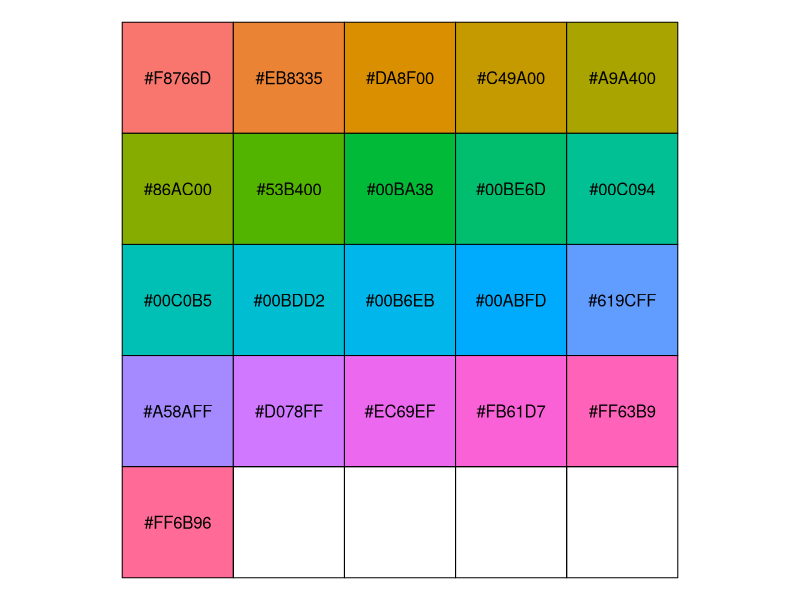
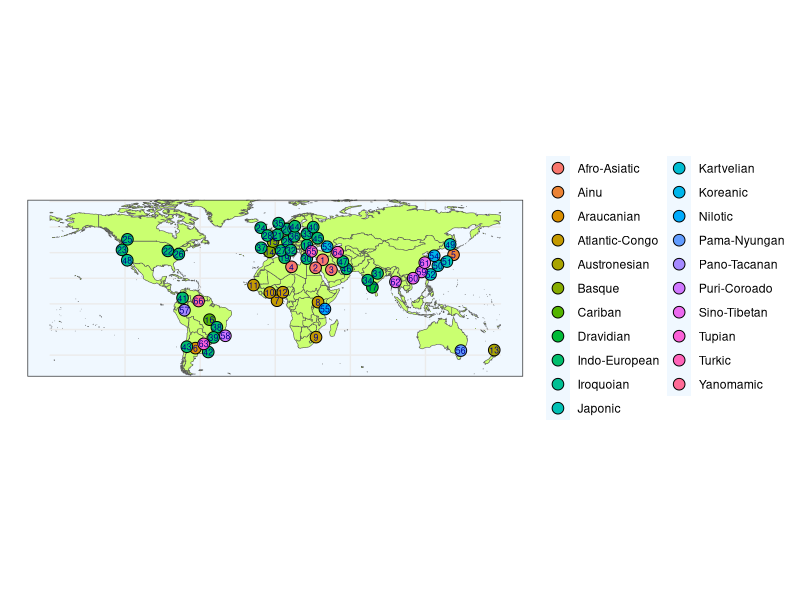

The R source for these figures, in order:
##
library(ggplot2)
library(sf)
library(rnaturalearth)
library(rnaturalearthdata)
library(gridExtra)
library(grid)

##
INTERVAL <- 6

##
collabT <- read.csv('./data/CollaboratorsPlotData.csv')

langlabel <- data.frame(Lang = collabT$ProvidedLanguageName,
                        LangAdditional = collabT$GlottologL1Name,
                        Family = collabT$LanguageFamily,
                        Longitude = collabT$Longitude,
                        Latitude = collabT$Latitude,
                        Place = collabT$PlaceName,
                        Flag = collabT$Choice,
                        ID = 0)

langlabel$Lang[langlabel$Lang == "Hebrew"] <- langlabel$LangAdditional[langlabel$Lang == "Hebrew"]
langlabel$Lang[langlabel$Lang == "Amami dialect"] <- langlabel$LangAdditional[langlabel$Lang == "Amami dialect"]
langlabel$Lang[langlabel$Lang == "Arabic"] <- langlabel$LangAdditional[langlabel$Lang == "Arabic"]
langlabel$Lang[langlabel$Lang == "Persian"] <- langlabel$LangAdditional[langlabel$Lang == "Persian"]
langlabel$Lang[langlabel$Lang == "Farsi"] <- langlabel$LangAdditional[langlabel$Lang == "Farsi"]
langlabel$Lang[langlabel$Lang == "Euskera (Basque)"] <- langlabel$LangAdditional[langlabel$Lang == "Euskera (Basque)"]
langlabel$Lang[langlabel$Lang == "Brazilian Portuguese"] <- langlabel$LangAdditional[langlabel$Lang == "Portuguese"]

langlabel <- langlabel[order(langlabel$Family, langlabel$Lang, langlabel$Place), ]
langlabel <- langlabel[langlabel$Flag == 1, ]
langlabel$ID <- 1:nrow(langlabel)

dodge <- TRUE
while (dodge) {
  dodge <- FALSE
  
  for (i in 1:nrow(langlabel)) {
    fun_i <- function(x) sqrt(sum((as.numeric(x) - as.numeric(langlabel[i, 4:5]))^2))
    d <- apply(langlabel[, 4:5], MARGIN = 1, FUN = fun_i)
    
    st <- sort(d, decreasing = FALSE, index = TRUE)
    d_st <- st$x
    idx <- st$ix
    
    j <- 2
    if (d_st[j] < INTERVAL) {
      dir <- sign(langlabel$Latitude[i] - langlabel$Latitude[idx[j]])
      if (dir == 0) {
        dir <- 1
      }
      langlabel$Latitude[i] <- langlabel$Latitude[i] + sqrt(INTERVAL + 1)*dir
      
      dir <- sign(langlabel$Longitude[i] - langlabel$Longitude[idx[j]])
      if (dir == 0) {
        dir <- 1
      }
      langlabel$Longitude[i] <- langlabel$Longitude[i] + sqrt(INTERVAL + 1)*dir
      
      dodge <- TRUE
    }
  }
}

print("dodging...OK")

##
theme_set(theme_bw())
world <- ne_countries(scale = "medium", returnclass = "sf")

##
gobj<- ggplot(data = world) +
  geom_sf(fill= "darkolivegreen1") +
  geom_point(data = langlabel, aes(x = Longitude, y = Latitude, fill = Family),
             size = 3.6, shape = 21) +
  geom_text(data = langlabel, aes(x=Longitude, y=Latitude, label=ID),
            size = 2.2, color = "darkblue", check_overlap = FALSE) + 
  xlab("") + ylab("") + ylim(c(-50.5, 75)) + 
  theme(axis.ticks.x = element_blank(), axis.text.x = element_blank(), legend.title = element_blank()) +
  theme(panel.background = element_rect(fill = "aliceblue"))

##
FamilyList <- unique(langlabel$Family)
langtable <- vector(mode = "list", length = length(FamilyList))
for (i in 1:length(FamilyList)) {
  idx <- langlabel$Family == FamilyList[i]
  langtable[[i]] <- tableGrob(cbind(langlabel[idx, 5], langlabel[idx, 1]))
}

##
ggsave(file = "./output/CollabMap.png", plot = gobj, width = 8, height = 7)

##
ggColorHue <- function(n, l=65) {
  hues <- seq(15, 375, length=n+1)
  hcl(h=hues, l=l, c=100)[1:n]
}

cols <- ggColorHue(n = length(unique(langlabel$Family)))
col2rgb(cols)
scales::show_col(cols)
